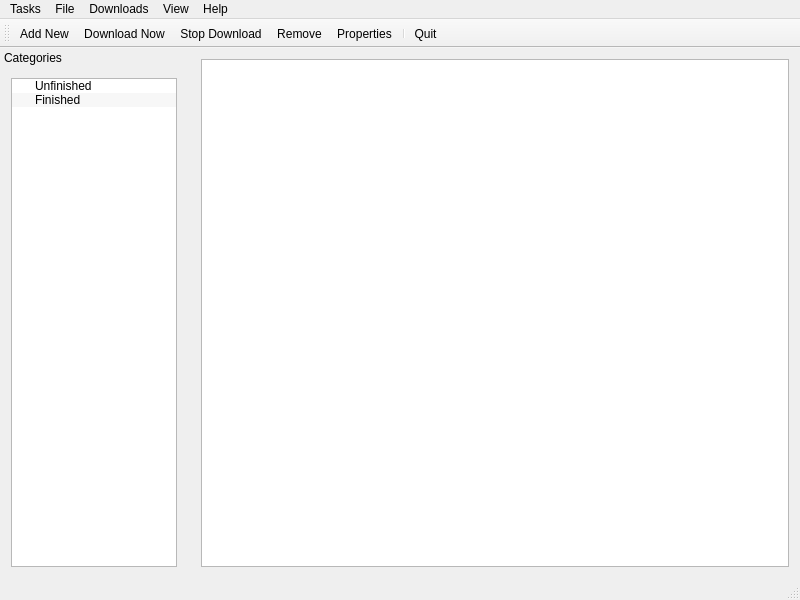
<?xml version="1.0" encoding="UTF-8"?>
<ui version="4.0">
 <class>DownLoadUI</class>
 <widget class="QMainWindow" name="DownLoadUI">
  <property name="geometry">
   <rect>
    <x>0</x>
    <y>0</y>
    <width>800</width>
    <height>600</height>
   </rect>
  </property>
  <property name="minimumSize">
   <size>
    <width>640</width>
    <height>480</height>
   </size>
  </property>
  <property name="windowTitle">
   <string>Download Manager</string>
  </property>
  <property name="windowIcon">
   <iconset resource="../misc.qrc">
    <normaloff>:/menu/images/AddDownload.png</normaloff>:/menu/images/AddDownload.png</iconset>
  </property>
  <property name="toolButtonStyle">
   <enum>Qt::ToolButtonFollowStyle</enum>
  </property>
  <widget class="QWidget" name="centralWidget">
   <layout class="QVBoxLayout" name="verticalLayout">
    <item>
     <widget class="QTableView" name="DownloadsTable">
      <property name="sizePolicy">
       <sizepolicy hsizetype="Maximum" vsizetype="Maximum">
        <horstretch>0</horstretch>
        <verstretch>0</verstretch>
       </sizepolicy>
      </property>
      <property name="maximumSize">
       <size>
        <width>10000</width>
        <height>10000</height>
       </size>
      </property>
      <property name="contextMenuPolicy">
       <enum>Qt::ActionsContextMenu</enum>
      </property>
      <property name="acceptDrops">
       <bool>true</bool>
      </property>
      <property name="editTriggers">
       <set>QAbstractItemView::NoEditTriggers</set>
      </property>
      <property name="dragEnabled">
       <bool>true</bool>
      </property>
      <property name="dragDropOverwriteMode">
       <bool>false</bool>
      </property>
      <property name="dragDropMode">
       <enum>QAbstractItemView::DragDrop</enum>
      </property>
      <property name="defaultDropAction">
       <enum>Qt::ActionMask</enum>
      </property>
      <property name="alternatingRowColors">
       <bool>true</bool>
      </property>
      <property name="selectionMode">
       <enum>QAbstractItemView::ExtendedSelection</enum>
      </property>
      <property name="selectionBehavior">
       <enum>QAbstractItemView::SelectRows</enum>
      </property>
      <property name="gridStyle">
       <enum>Qt::DashLine</enum>
      </property>
      <property name="sortingEnabled">
       <bool>true</bool>
      </property>
      <property name="cornerButtonEnabled">
       <bool>false</bool>
      </property>
      <attribute name="horizontalHeaderCascadingSectionResizes">
       <bool>false</bool>
      </attribute>
      <attribute name="horizontalHeaderStretchLastSection">
       <bool>true</bool>
      </attribute>
      <attribute name="verticalHeaderVisible">
       <bool>false</bool>
      </attribute>
      <attribute name="verticalHeaderStretchLastSection">
       <bool>false</bool>
      </attribute>
     </widget>
    </item>
   </layout>
  </widget>
  <widget class="QMenuBar" name="menuBar">
   <property name="geometry">
    <rect>
     <x>0</x>
     <y>0</y>
     <width>800</width>
     <height>23</height>
    </rect>
   </property>
   <widget class="QMenu" name="menuTasks">
    <property name="title">
     <string>Tasks</string>
    </property>
    <widget class="QMenu" name="menuExport">
     <property name="title">
      <string>Export</string>
     </property>
     <addaction name="actionTo_text_file"/>
    </widget>
    <widget class="QMenu" name="menuImport">
     <property name="title">
      <string>Import</string>
     </property>
     <addaction name="actionFrom_text_file"/>
    </widget>
    <addaction name="actionAdd_New"/>
    <addaction name="separator"/>
    <addaction name="menuExport"/>
    <addaction name="menuImport"/>
    <addaction name="separator"/>
    <addaction name="actionQuit"/>
   </widget>
   <widget class="QMenu" name="menuFile">
    <property name="title">
     <string>File</string>
    </property>
    <addaction name="actionPause_Download"/>
    <addaction name="actionRemove"/>
    <addaction name="actionDownload_Now"/>
    <addaction name="actionRedownload"/>
   </widget>
   <widget class="QMenu" name="menuDownload">
    <property name="title">
     <string>Downloads</string>
    </property>
    <addaction name="actionPause_All"/>
    <addaction name="actionStop_All"/>
    <addaction name="actionProperties"/>
    <addaction name="separator"/>
    <addaction name="actionDelete_All_Completed"/>
    <addaction name="separator"/>
    <addaction name="actionOptions"/>
   </widget>
   <widget class="QMenu" name="menuView">
    <property name="title">
     <string>View</string>
    </property>
    <addaction name="actionHide_Categories"/>
    <addaction name="actionArrange_Files"/>
   </widget>
   <widget class="QMenu" name="menuHelp">
    <property name="title">
     <string>Help</string>
    </property>
    <addaction name="actionAbout"/>
   </widget>
   <addaction name="menuTasks"/>
   <addaction name="menuFile"/>
   <addaction name="menuDownload"/>
   <addaction name="menuView"/>
   <addaction name="menuHelp"/>
  </widget>
  <widget class="QToolBar" name="mainToolBar">
   <property name="windowTitle">
    <string>Toolbar</string>
   </property>
   <property name="toolButtonStyle">
    <enum>Qt::ToolButtonFollowStyle</enum>
   </property>
   <attribute name="toolBarArea">
    <enum>TopToolBarArea</enum>
   </attribute>
   <attribute name="toolBarBreak">
    <bool>false</bool>
   </attribute>
   <addaction name="actionAdd_New"/>
   <addaction name="actionDownload_Now"/>
   <addaction name="actionPause_Download"/>
   <addaction name="actionRemove"/>
   <addaction name="actionProperties"/>
   <addaction name="separator"/>
   <addaction name="actionQuit"/>
  </widget>
  <widget class="QStatusBar" name="statusBar"/>
  <widget class="QDockWidget" name="dockCategories">
   <property name="sizePolicy">
    <sizepolicy hsizetype="Fixed" vsizetype="Expanding">
     <horstretch>0</horstretch>
     <verstretch>0</verstretch>
    </sizepolicy>
   </property>
   <property name="minimumSize">
    <size>
     <width>184</width>
     <height>513</height>
    </size>
   </property>
   <property name="maximumSize">
    <size>
     <width>184</width>
     <height>10000</height>
    </size>
   </property>
   <property name="contextMenuPolicy">
    <enum>Qt::DefaultContextMenu</enum>
   </property>
   <property name="toolTip">
    <string>Dock for Categories</string>
   </property>
   <property name="statusTip">
    <string/>
   </property>
   <property name="whatsThis">
    <string>Categories Dock</string>
   </property>
   <property name="accessibleName">
    <string comment="Categories" extracomment="Categories Dock">Categories</string>
   </property>
   <property name="accessibleDescription">
    <string>Categories Dock</string>
   </property>
   <property name="styleSheet">
    <string notr="true">border-color: rgb(0, 0, 0);</string>
   </property>
   <property name="features">
    <set>QDockWidget::DockWidgetMovable</set>
   </property>
   <property name="allowedAreas">
    <set>Qt::LeftDockWidgetArea|Qt::RightDockWidgetArea</set>
   </property>
   <property name="windowTitle">
    <string>Categories</string>
   </property>
   <attribute name="dockWidgetArea">
    <number>1</number>
   </attribute>
   <widget class="QWidget" name="dockWidgetContents">
    <layout class="QVBoxLayout" name="verticalLayout_2">
     <item>
      <widget class="QTreeWidget" name="categoriesTree">
       <property name="sizePolicy">
        <sizepolicy hsizetype="Fixed" vsizetype="Expanding">
         <horstretch>0</horstretch>
         <verstretch>0</verstretch>
        </sizepolicy>
       </property>
       <property name="minimumSize">
        <size>
         <width>166</width>
         <height>470</height>
        </size>
       </property>
       <property name="maximumSize">
        <size>
         <width>166</width>
         <height>1000</height>
        </size>
       </property>
       <property name="contextMenuPolicy">
        <enum>Qt::DefaultContextMenu</enum>
       </property>
       <property name="acceptDrops">
        <bool>true</bool>
       </property>
       <property name="autoScrollMargin">
        <number>15</number>
       </property>
       <property name="tabKeyNavigation">
        <bool>true</bool>
       </property>
       <property name="dragEnabled">
        <bool>false</bool>
       </property>
       <property name="dragDropMode">
        <enum>QAbstractItemView::DropOnly</enum>
       </property>
       <property name="defaultDropAction">
        <enum>Qt::LinkAction</enum>
       </property>
       <property name="alternatingRowColors">
        <bool>true</bool>
       </property>
       <property name="animated">
        <bool>true</bool>
       </property>
       <attribute name="headerVisible">
        <bool>false</bool>
       </attribute>
       <attribute name="headerHighlightSections">
        <bool>true</bool>
       </attribute>
       <column>
        <property name="text">
         <string>Type</string>
        </property>
       </column>
       <item>
        <property name="text">
         <string>Unfinished</string>
        </property>
        <property name="icon">
         <iconset resource="../misc.qrc">
          <normaloff>:/categories/images/folder_open.png</normaloff>:/categories/images/folder_open.png</iconset>
        </property>
       </item>
       <item>
        <property name="text">
         <string>Finished</string>
        </property>
        <property name="icon">
         <iconset resource="../misc.qrc">
          <normaloff>:/categories/images/ok.png</normaloff>:/categories/images/ok.png</iconset>
        </property>
       </item>
      </widget>
     </item>
    </layout>
   </widget>
  </widget>
  <action name="actionAdd_New">
   <property name="icon">
    <iconset resource="../misc.qrc">
     <normaloff>:/menu/images/add.png</normaloff>:/menu/images/add.png</iconset>
   </property>
   <property name="text">
    <string>Add New</string>
   </property>
   <property name="shortcut">
    <string>Ctrl+N</string>
   </property>
  </action>
  <action name="actionQuit">
   <property name="icon">
    <iconset resource="../misc.qrc">
     <normaloff>:/menu/images/exit.png</normaloff>:/menu/images/exit.png</iconset>
   </property>
   <property name="text">
    <string>Quit</string>
   </property>
  </action>
  <action name="actionPause_Download">
   <property name="icon">
    <iconset resource="../misc.qrc">
     <normaloff>:/menu/images/media-playback-pause.png</normaloff>:/menu/images/media-playback-pause.png</iconset>
   </property>
   <property name="text">
    <string>Stop Download</string>
   </property>
  </action>
  <action name="actionRemove">
   <property name="icon">
    <iconset resource="../misc.qrc">
     <normaloff>:/menu/images/remove.png</normaloff>:/menu/images/remove.png</iconset>
   </property>
   <property name="text">
    <string>Remove</string>
   </property>
  </action>
  <action name="actionDownload_Now">
   <property name="icon">
    <iconset resource="../misc.qrc">
     <normaloff>:/menu/images/media-playback-start.png</normaloff>:/menu/images/media-playback-start.png</iconset>
   </property>
   <property name="text">
    <string>Download Now</string>
   </property>
  </action>
  <action name="actionRedownload">
   <property name="icon">
    <iconset resource="../misc.qrc">
     <normaloff>:/menu/images/restart.png</normaloff>:/menu/images/restart.png</iconset>
   </property>
   <property name="text">
    <string>Redownload</string>
   </property>
  </action>
  <action name="actionPause_All">
   <property name="text">
    <string>Pause All</string>
   </property>
  </action>
  <action name="actionStop_All">
   <property name="text">
    <string>Stop All</string>
   </property>
  </action>
  <action name="actionDelete_All_Completed">
   <property name="icon">
    <iconset resource="../misc.qrc">
     <normaloff>:/menu/images/delete.png</normaloff>:/menu/images/delete.png</iconset>
   </property>
   <property name="text">
    <string>Delete All Completed</string>
   </property>
  </action>
  <action name="actionOptions">
   <property name="icon">
    <iconset resource="../misc.qrc">
     <normaloff>:/menu/images/settings.png</normaloff>:/menu/images/settings.png</iconset>
   </property>
   <property name="text">
    <string>Options</string>
   </property>
  </action>
  <action name="actionHide_Categories">
   <property name="checkable">
    <bool>true</bool>
   </property>
   <property name="text">
    <string>Hide Categories</string>
   </property>
  </action>
  <action name="actionAbout">
   <property name="icon">
    <iconset resource="../misc.qrc">
     <normaloff>:/menu/images/about.png</normaloff>:/menu/images/about.png</iconset>
   </property>
   <property name="text">
    <string>About</string>
   </property>
   <property name="shortcut">
    <string>F1</string>
   </property>
  </action>
  <action name="actionArrange_Files">
   <property name="icon">
    <iconset resource="../misc.qrc">
     <normaloff>:/menu/images/sort.png</normaloff>:/menu/images/sort.png</iconset>
   </property>
   <property name="text">
    <string>Arrange Files</string>
   </property>
  </action>
  <action name="actionTo_text_file">
   <property name="icon">
    <iconset resource="../misc.qrc">
     <normaloff>:/menu/images/text.png</normaloff>:/menu/images/text.png</iconset>
   </property>
   <property name="text">
    <string>to text file</string>
   </property>
  </action>
  <action name="actionFrom_text_file">
   <property name="icon">
    <iconset resource="../misc.qrc">
     <normaloff>:/menu/images/text.png</normaloff>:/menu/images/text.png</iconset>
   </property>
   <property name="text">
    <string>from text file</string>
   </property>
  </action>
  <action name="actionProperties">
   <property name="icon">
    <iconset resource="../misc.qrc">
     <normaloff>:/menu/images/batch.png</normaloff>:/menu/images/batch.png</iconset>
   </property>
   <property name="text">
    <string>Properties</string>
   </property>
   <property name="toolTip">
    <string>Show Download Properties</string>
   </property>
  </action>
 </widget>
 <layoutdefault spacing="6" margin="11"/>
 <resources>
  <include location="../misc.qrc"/>
 </resources>
 <connections/>
</ui>
